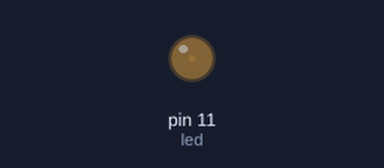
Recording of a sketch running on a simulated Arduino Uno, built with avr-gcc and run on an emulated ATmega328P. Shown: output pins drawn as LEDs (lit = HIGH). What the sketch prints to the serial monitor is not drawn.

Above: at 0.05 s.
At 1.2 s:
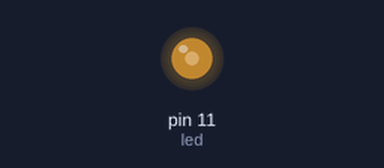
At 2.35 s:
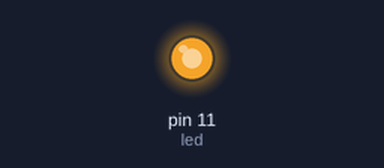
At 4.65 s:
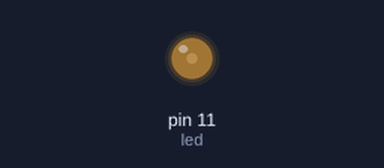
Timing chart, 0 to 6.8 s (numbered marks = the images above):
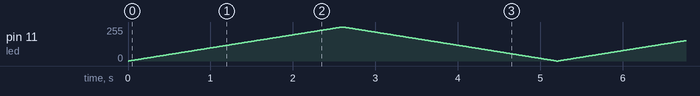

The sketch:

Utilisation_boucle_for.ino
```cpp
int led = 11;

void setup() {
  pinMode(led, OUTPUT);
  Serial.begin(9600);
}

void loop() {

  for (int i = 0; i <= 255; i++) { //On part de i = 0 ; on continu temps que i <=255; on ajoute 1 ; i++ -> i = i+1
    analogWrite(led, i);
    Serial.println(i);
    delay(10);
  }
  for (int i = 255; i >= 0; i--) {
    analogWrite(led, i);
    Serial.println(i);
    delay(10);
  }
}
```
